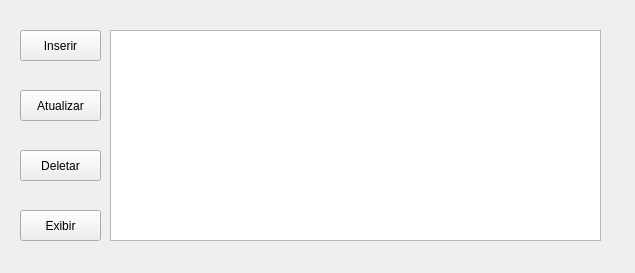
<?xml version="1.0" encoding="UTF-8"?>
<ui version="4.0">
 <class>MainWindow</class>
 <widget class="QMainWindow" name="MainWindow">
  <property name="enabled">
   <bool>true</bool>
  </property>
  <property name="geometry">
   <rect>
    <x>0</x>
    <y>0</y>
    <width>635</width>
    <height>273</height>
   </rect>
  </property>
  <property name="windowTitle">
   <string>MainWindow</string>
  </property>
  <widget class="QWidget" name="centralwidget">
   <widget class="QPushButton" name="pbDeletar">
    <property name="geometry">
     <rect>
      <x>20</x>
      <y>150</y>
      <width>81</width>
      <height>31</height>
     </rect>
    </property>
    <property name="text">
     <string>Deletar</string>
    </property>
   </widget>
   <widget class="QTableWidget" name="twDatabase">
    <property name="enabled">
     <bool>true</bool>
    </property>
    <property name="geometry">
     <rect>
      <x>110</x>
      <y>30</y>
      <width>491</width>
      <height>211</height>
     </rect>
    </property>
    <property name="editTriggers">
     <set>QAbstractItemView::NoEditTriggers</set>
    </property>
    <property name="tabKeyNavigation">
     <bool>true</bool>
    </property>
    <property name="selectionMode">
     <enum>QAbstractItemView::ExtendedSelection</enum>
    </property>
    <property name="selectionBehavior">
     <enum>QAbstractItemView::SelectRows</enum>
    </property>
   </widget>
   <widget class="QPushButton" name="pbExibir">
    <property name="geometry">
     <rect>
      <x>20</x>
      <y>210</y>
      <width>81</width>
      <height>31</height>
     </rect>
    </property>
    <property name="text">
     <string>Exibir</string>
    </property>
   </widget>
   <widget class="QPushButton" name="pbInserir">
    <property name="geometry">
     <rect>
      <x>20</x>
      <y>30</y>
      <width>81</width>
      <height>31</height>
     </rect>
    </property>
    <property name="text">
     <string>Inserir</string>
    </property>
   </widget>
   <widget class="QPushButton" name="pbAtualizar">
    <property name="geometry">
     <rect>
      <x>20</x>
      <y>90</y>
      <width>81</width>
      <height>31</height>
     </rect>
    </property>
    <property name="text">
     <string>Atualizar</string>
    </property>
   </widget>
  </widget>
 </widget>
 <tabstops>
  <tabstop>pbInserir</tabstop>
  <tabstop>pbAtualizar</tabstop>
  <tabstop>pbDeletar</tabstop>
  <tabstop>pbExibir</tabstop>
  <tabstop>twDatabase</tabstop>
 </tabstops>
 <resources/>
 <connections/>
</ui>
